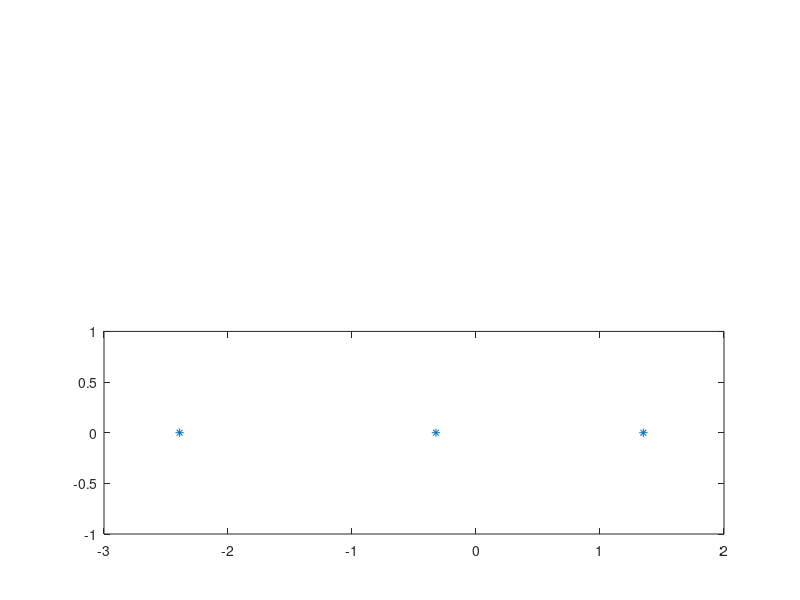

Here is the MATLAB script that generated this plot: (Note: this script raises an error after producing the figure.)
m=randn(3)+sqrt(-1)*randn(3);
L=(m+m')/2;
ev=eig(L);
subplot(2,1,2),plot(real(ev),imag(ev),'*')
xlim([edges(1),edges(end)])
